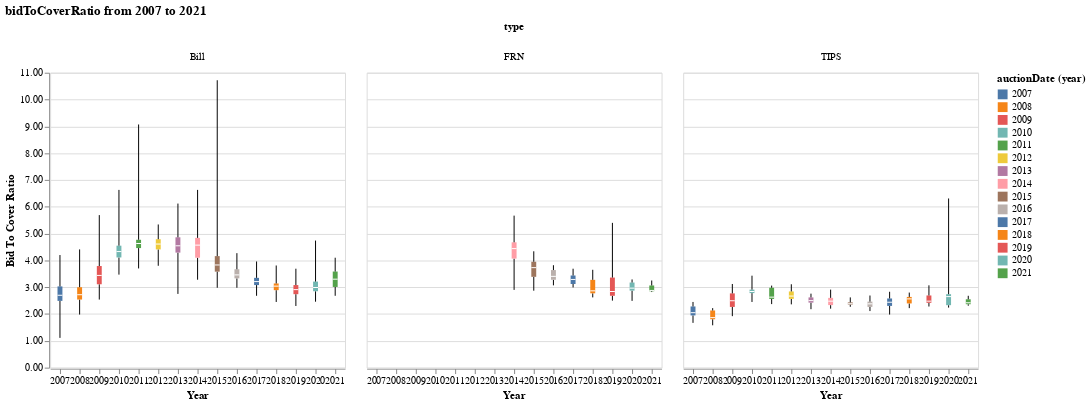

Write notebook code for a chart like this one.
### Code cell
doBoxWhiskerFacet(df, instruments=['FRN', 'Bill', 'TIPS'])

### Figure 1 — Vega-Lite specification as saved in the notebook (floating-point values rounded to 4 significant figures; data arrays with more than 128 entries replaced by an {"elided": "..."} marker saying what was removed)
{"config": {"view": {"continuousWidth": 400, "continuousHeight": 300}}, "data": {"name": "data-82a9dcacc30fc47c6c4ddbf9a099fb78"}, "facet": {"column": {"type": "ordinal", "field": "type"}}, "spec": {"layer": [{"mark": "rule", "encoding": {"x": {"type": "nominal", "axis": {"labelAngle": 0, "labelOverlap": "greedy", "title": "Year"}, "field": "auctionDate", "timeUnit": "year"}, "y": {"type": "quantitative", "aggregate": "min", "axis": {"format": ".2f", "title": "Bid To Cover Ratio"}, "field": "bidToCoverRatio"}, "y2": {"aggregate": "q1", "field": "bidToCoverRatio"}}}, {"mark": {"type": "bar", "size": 5.0}, "encoding": {"color": {"type": "nominal", "field": "auctionDate", "timeUnit": "year"}, "x": {"type": "nominal", "field": "auctionDate", "timeUnit": "year"}, "y": {"type": "quantitative", "aggregate": "q1", "field": "bidToCoverRatio"}, "y2": {"aggregate": "q3", "field": "bidToCoverRatio"}}}, {"mark": "rule", "encoding": {"x": {"type": "nominal", "field": "auctionDate", "timeUnit": "year"}, "y": {"type": "quantitative", "aggregate": "max", "field": "bidToCoverRatio"}, "y2": {"aggregate": "q3", "field": "bidToCoverRatio"}}}, {"mark": {"type": "tick", "color": "white", "size": 5.0}, "encoding": {"x": {"type": "nominal", "field": "auctionDate", "timeUnit": "year"}, "y": {"type": "quantitative", "aggregate": "median", "field": "bidToCoverRatio"}}}]}, "title": "bidToCoverRatio from 2007 to 2021", "$schema": "https://vega.github.io/schema/vega-lite/v4.8.1.json", "datasets": {"data-82a9dcacc30fc47c6c4ddbf9a099fb78": {"elided": "2784 records"}}}
